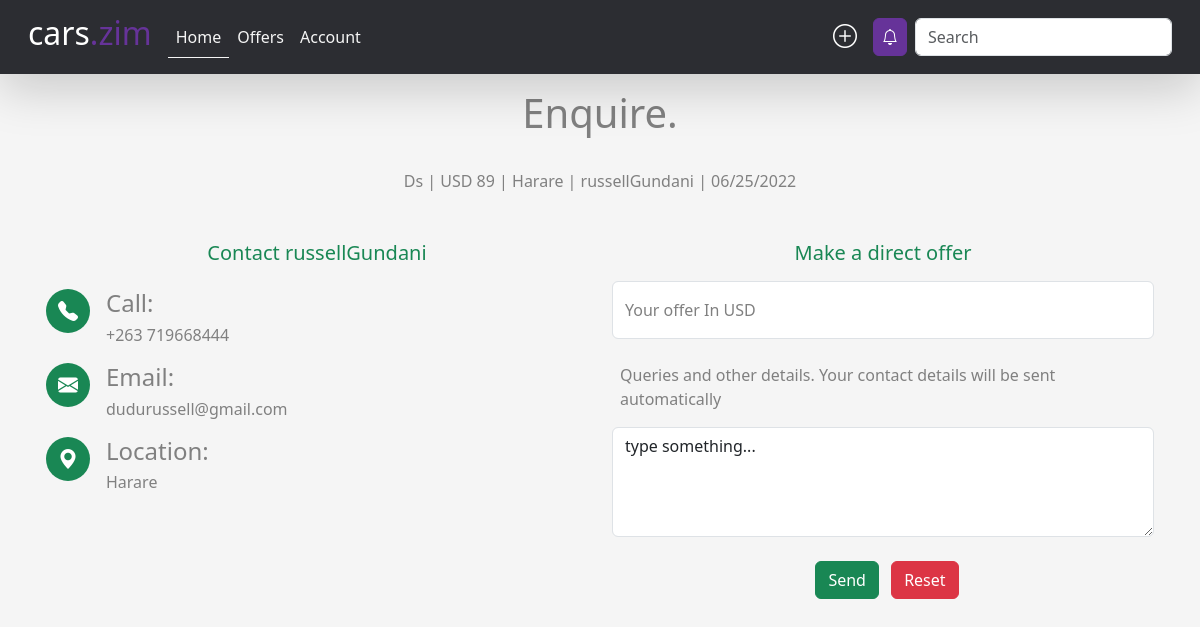
/enquire/ds-19 (signed in), run on the app's committed database.
### app/models.py (models this page shows, shortened)
class Offer(models.Model):
    owner = models.ForeignKey('accounts.CustomUser', on_delete=models.CASCADE, blank=True, null=True)
    vehicle_name = models.CharField(max_length=30)
    location = models.CharField(max_length=30)
    price = models.IntegerField()
    mileage = models.IntegerField()
    vehicle_type_choices = (
        ('L', 'Light motor vehicle'),
        ('H', 'Heavy motor vehicle'),
        ('T', 'Two wheeled vehicle'),
        ('O', 'Other'),
    )
    vehicle_type = models.CharField(max_length=1, default='L', choices=vehicle_type_choices)
    date = models.DateTimeField(auto_now=True )
    extra_details = models.TextField(max_length=500, null=True, blank=True)
    slug = models.SlugField(unique=True, blank=True, null=True )
    image1 = models.ImageField()
    image2 = models.ImageField(null=True, blank=True)
    image3 = models.ImageField(null=True, blank=True)
    image4 = models.ImageField(null=True, blank=True)
    image5 = models.ImageField(null=True, blank=True)
    image6 = models.ImageField(null=True, blank=True)
    image7 = models.ImageField(null=True, blank=True)
    image_count = models.IntegerField(default=1, blank=True)
    view_count = models.IntegerField(default=0, blank=True)
    class Meta:
        ordering = ['-date']

### accounts/models.py (models this page shows, shortened)
class CustomUser(AbstractUser):
    location = models.CharField(max_length=30)
    about = models.TextField(max_length=500, null=True, blank=True)
    phone_number = models.CharField(max_length=10, null=True, blank=True)
    shortlist = models.ManyToManyField('app.Offer',related_name='shortlisted', blank=True)
    enquired = models.ManyToManyField('app.Offer', related_name='enquiries' ,blank=True)
    slug = models.SlugField(unique=True, blank=True, null=True)
    display_photo = models.ImageField(default='default.jpg', blank=True)
    account_type_choices = (
        ('NU', 'Normal User'),
        ('DA', 'Dealership Account'),
    )
    account_type = models.CharField(max_length=2, choices=account_type_choices)
    notification_inbox_choices = (
        ('E', 'Email'),
        ('S', 'SMS'),
        ('B', 'Both')
    )
    notification_inbox = models.CharField(max_length=1, choices=notification_inbox_choices, default='E', blank=True)
    def get_absolute_url(self):
        return reverse('account', kwargs={'slug': self.slug})

### app/views.py (the view, shortened to what this page needs)
# urls.py: path('enquire/<slug:slug>', views.enquire, name='enquire'),
def enquire(request, slug):
    if not request.user.is_authenticated:
        messages.info(request, 'Lets first log into your account.')
        return redirect('user-login')
    offer = Offer.objects.get(slug=slug)
    context = {
        'offer': offer,
        'new_notifications': Notification.objects.filter(owner=request.user, view_count=0) if request.user.is_authenticated else None,
    }
    return render(request, 'app/enquire.html', context)

### app/templates/app/enquire.html (shortened to what this page needs)
{% extends 'app/base.html'%}
{% load static %}
{% block content %}
	<main class="my-4">
		<h1 class="text-center mb-3">Enquire.</h1>
		<form method="post" class="container p-3">
			<div class="row">
				<div class="col-12">
					<p class="text-center">
						{{ offer.vehicle_name|capfirst|truncatechars:20 }} |
						USD {{ offer.price }} |
						{{ offer.location|capfirst }} |
						{{ offer.owner.username }} |
						{{ offer.date|date:'SHORT_DATE_FORMAT' }}
					</p>
				</div>
				<div class="col-md-6 order-md-2 py-4">
					<h5 class="text-success text-center p-2">
						Make a direct offer
					</h5>
					<div class="form-floating mb-3">
						<input
							name="offerprice"
							type="number"
							id="offerprice"
							class="form-control"
							placeholder="Your offer In USD"
						/>
						<label for="offerprice">Your offer In USD</label>
					</div>
					<div class="mb-3">
						<label
							for="offerdetails"
							class="form-label d-block p-2"
							>Queries and other details. Your contact details
							will be sent automatically</label
						>
						<textarea
							class="form-control"
							name="offerdetails"
							id="offerdetails"
							rows="4"
						>
type something...</textarea
						>
					</div>
					<div class="text-center">
						<button class="btn btn-success m-2" type="submit">
							Send
						</button>
						<button class="btn btn-danger" type="reset">
							Reset
						</button>
					</div>
				</div>
				<div class="col contact-details py-4">
					<h5 class="text-success text-center p-2">
						Contact {{ offer.owner.username }}
					</h5>
					<div class="my-3">
						<i class="bi bi-telephone-fill bg-success"></i>
						<h4>Call:</h4>
						{% if offer.owner.username %}
						<p>+263 719668444</p>
						{% else %}
						<p>Not Provided</p>
						{% endif %}
					</div>
					<div class="my-3">
						<i class="bi bi-envelope-fill bg-success"></i>
						<h4>Email:</h4>
						<p>{{ offer.owner.email }}</p>
					</div>
					<div class="my-3">
						<i class="bi bi-geo-alt-fill bg-success"></i>
						<h4>Location:</h4>
						<p>{{ offer.owner.location|capfirst }}</p>
					</div>
				</div>
			</div>
		</form>
	</main>
{% endblock content %}

### static/css/style.css (style rules this page uses)
@media screen { body { color: gray; background-color: whitesmoke; padding-top: 65px; } }
@media screen { .contact-details i { font-size: 20px; color: #fff; float: left; width: 44px; height: 44px; display: flex; justify-content: center; align-items: center; border-radius: 50px; transition: all 0.3s ease-in-out; } }
@media screen { .contact-details h4 { padding: 0 0 0 60px; margin-bottom: 5px; } }
@media screen { .contact-details p { padding: 0 0 0 60px; margin-bottom: 0; } }

### data on the page
Offer: vehicle_name "Ds", price "89", location "Harare", owner.username "russellGundani", date "06/25/2022", owner.email "dudurussell@gmail.com", owner.location "Harare"
